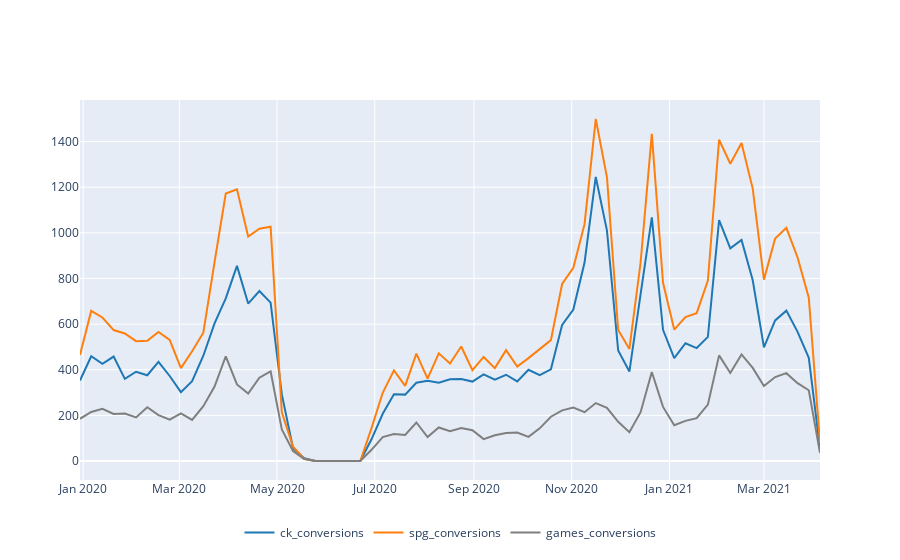

The notebook cell saved with this chart:
### Code cell
plot_variables(plt_merged, ['ck_conversions','spg_conversions', 'games_conversions'], one_plot=True, scaled=False)
